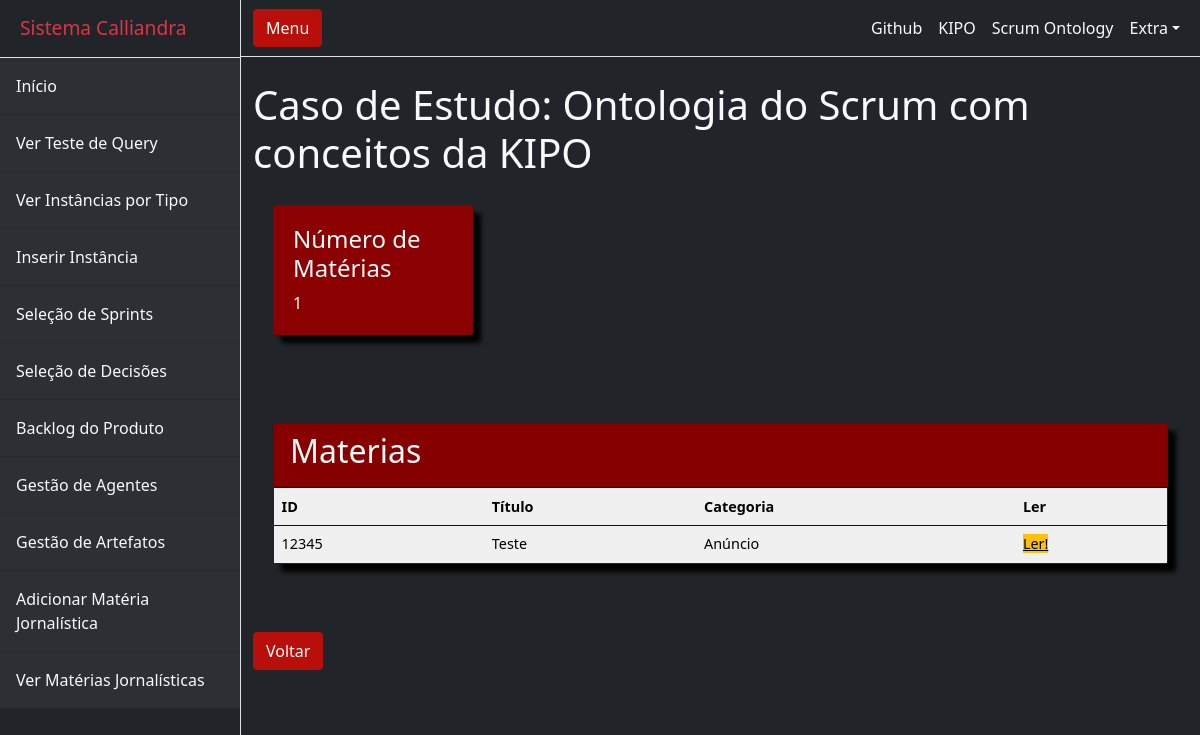
/kipo_playground/ver_materia/, run on the app's committed database.
### kipo_playground/models.py (models this page shows, shortened)
class MateriaJornalistica(models.Model):
    OPCOES = (
        ('Política', 'Política'),
        ('Esportes', 'Esportes'),
        ('Coluna Autoral', 'Coluna Autoral'),
        ('Variedades', 'Variedades'),
        ('Notícias Internacionais', 'Notícias Internacionais'),
        ('Celebridades', 'Celebridades'),
        ('Anúncio', 'Anúncio'),
        ('Tecnologia', 'Tecnologia'),
        ('Vida e Estilo', 'Vida e Estilo'),
        ('Saúde', 'Saúde'),
        ('Notícia Regional', 'Notícia Regional')
    )
    CKEDITOR_CONFIGS = {
        'awesome_ckeditor': {
            'toolbar': 'Basic',
        },
    }
    id = models.CharField(max_length=255, primary_key=True, default=random_string())
    titulo = models.CharField(max_length=255, null=False)
    texto = RichTextField(config_name='awesome_ckeditor')
    sutien = models.CharField(max_length=255)
    editores = models.CharField(max_length=255)
    autores = models.CharField(max_length=255, null=False)
    main_keyword = models.CharField(max_length=255, null=False, choices=OPCOES)

### kipo_playground/views.py (the view)
# urls.py: path('ver_materia/', views.ver_materias),
def ver_materias(request):
    materias_jornalisticas = MateriaJornalistica.objects.all()
    quantidade_materias = str(len(materias_jornalisticas))
    context = {"materias_jornalisticas": materias_jornalisticas}
    print(materias_jornalisticas)
    request.session['quantidade_materias'] = quantidade_materias
    return render(request, 'ver_materia.html', context)

### kipo_playground/templates/ver_materia.html (shortened to what this page needs)
{% extends 'welcome.html' %}
{% block content %}
<div class="card_view">
    <div class="card-single">
        <div>
            <h4 class="text-light">Número de Matérias</h4>
            <span class="text-light">{{request.session.quantidade_materias}}</span>
        </div>
    </div>
</div>
<div class="recent-grid">
    <div class="projects">
        <div class="card">
            <div class="card-header">
                <h2 class="text-light">Materias</h2>
            </div>
            <div class="card-body">
                <table width="100%">
                    <thead>
                        <tr>
                            <td>ID</td>
                            <td>Título</td>
                            <td>Categoria</td>
                            <td>Ler</td>
                        </tr>
                    </thead>
                    <tbody>
                        {% for materia in materias_jornalisticas %}
                        <tr>
                            <td>{{ materia.id|safe }}</td>
                            <td>{{ materia.titulo|safe }}</td>
                            <td>{{ materia.main_keyword|safe }}</td>
                            <td>  <a class="btn-warning" href="/kipo_playground/ler_materia/{{materia.id}}">Ler!</a>  </td>
                        </tr>
                        {% endfor %}
                    </tbody>
                </table>
            </div>
        </div>
    </div>
</div>
<a class="btn btn-primary" href="/kipo_playground/welcome">Voltar</a>
{% endblock %}

### data on the page
MateriaJornalistica: id "12345", titulo "Teste", main_keyword "Anúncio"

### other printed values
{{ request.session.quantidade_materias }} "1"
